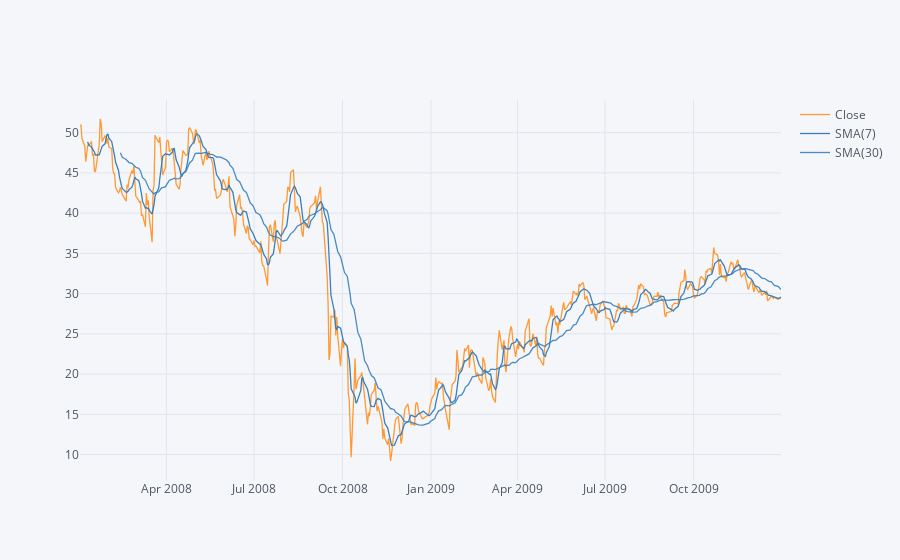

Notebook code cell kept with this figure:
### Markdown cell above
**Use .ta_plot(study='sma') to create a Simple Moving Averages plot of Morgan Stanley for the years 2008 and 2009.**

### Code cell
MS.loc[pd.IndexSlice['2008-01-01': '2009-12-31'],'Close'].ta_plot(study='sma', periods=[7,30])

### Figure 1 — Plotly figure (JSON) as saved in the notebook; plotly's stock layout.template omitted (floating-point values rounded to 4 significant figures; data arrays with more than 128 entries replaced by an {"elided": "..."} marker saying what was removed)
{"data": [{"line": {"color": "rgba(255, 153, 51, 1.0)", "dash": "solid", "shape": "linear", "width": 1.3}, "mode": "lines", "name": "Close", "text": "", "type": "scatter", "x": {"elided": "505 str values"}, "y": {"elided": "505 float values"}}, {"line": {"color": "rgba(55, 128, 191, 1.0)", "dash": "solid", "shape": "linear", "width": 1.3}, "mode": "lines", "name": "SMA(7)", "text": "", "type": "scatter", "x": {"elided": "505 str values"}, "y": {"elided": "505 mixed values"}}, {"line": {"color": "rgba(55, 128, 191, 0.8999999999999999)", "dash": "solid", "shape": "linear", "width": 1.3}, "mode": "lines", "name": "SMA(30)", "text": "", "type": "scatter", "x": {"elided": "505 str values"}, "y": {"elided": "505 mixed values"}}], "layout": {"legend": {"bgcolor": "#F5F6F9", "font": {"color": "#4D5663"}}, "paper_bgcolor": "#F5F6F9", "plot_bgcolor": "#F5F6F9", "title": {"font": {"color": "#4D5663"}}, "xaxis": {"gridcolor": "#E1E5ED", "showgrid": true, "tickfont": {"color": "#4D5663"}, "title": {"font": {"color": "#4D5663"}, "text": ""}, "zerolinecolor": "#E1E5ED"}, "yaxis": {"gridcolor": "#E1E5ED", "showgrid": true, "tickfont": {"color": "#4D5663"}, "title": {"font": {"color": "#4D5663"}, "text": ""}, "zerolinecolor": "#E1E5ED"}}}
